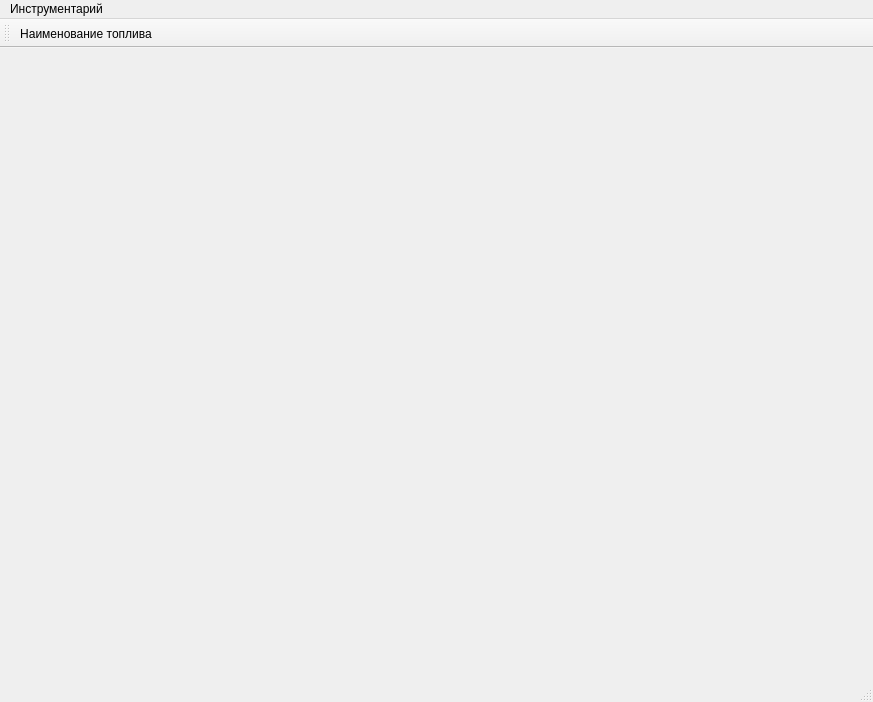
<?xml version="1.0" encoding="UTF-8"?>
<ui version="4.0">
 <class>MainWindow</class>
 <widget class="QMainWindow" name="MainWindow">
  <property name="geometry">
   <rect>
    <x>0</x>
    <y>0</y>
    <width>873</width>
    <height>702</height>
   </rect>
  </property>
  <property name="windowTitle">
   <string>MPos Инструментарий</string>
  </property>
  <widget class="QWidget" name="centralWidget"/>
  <widget class="QMenuBar" name="menuBar">
   <property name="geometry">
    <rect>
     <x>0</x>
     <y>0</y>
     <width>873</width>
     <height>23</height>
    </rect>
   </property>
   <widget class="QMenu" name="menu">
    <property name="title">
     <string>Инструментарий</string>
    </property>
    <addaction name="actionFuelName"/>
   </widget>
   <addaction name="menu"/>
  </widget>
  <widget class="QToolBar" name="mainToolBar">
   <attribute name="toolBarArea">
    <enum>TopToolBarArea</enum>
   </attribute>
   <attribute name="toolBarBreak">
    <bool>false</bool>
   </attribute>
   <addaction name="actionFuelName"/>
  </widget>
  <widget class="QStatusBar" name="statusBar"/>
  <action name="actionFuelName">
   <property name="icon">
    <iconset resource="resource.qrc">
     <normaloff>:/Icons/fuel.png</normaloff>:/Icons/fuel.png</iconset>
   </property>
   <property name="text">
    <string>Наименование топлива</string>
   </property>
   <property name="shortcut">
    <string>Ctrl+Alt+F</string>
   </property>
  </action>
 </widget>
 <layoutdefault spacing="6" margin="11"/>
 <resources>
  <include location="resource.qrc"/>
 </resources>
 <connections/>
</ui>
